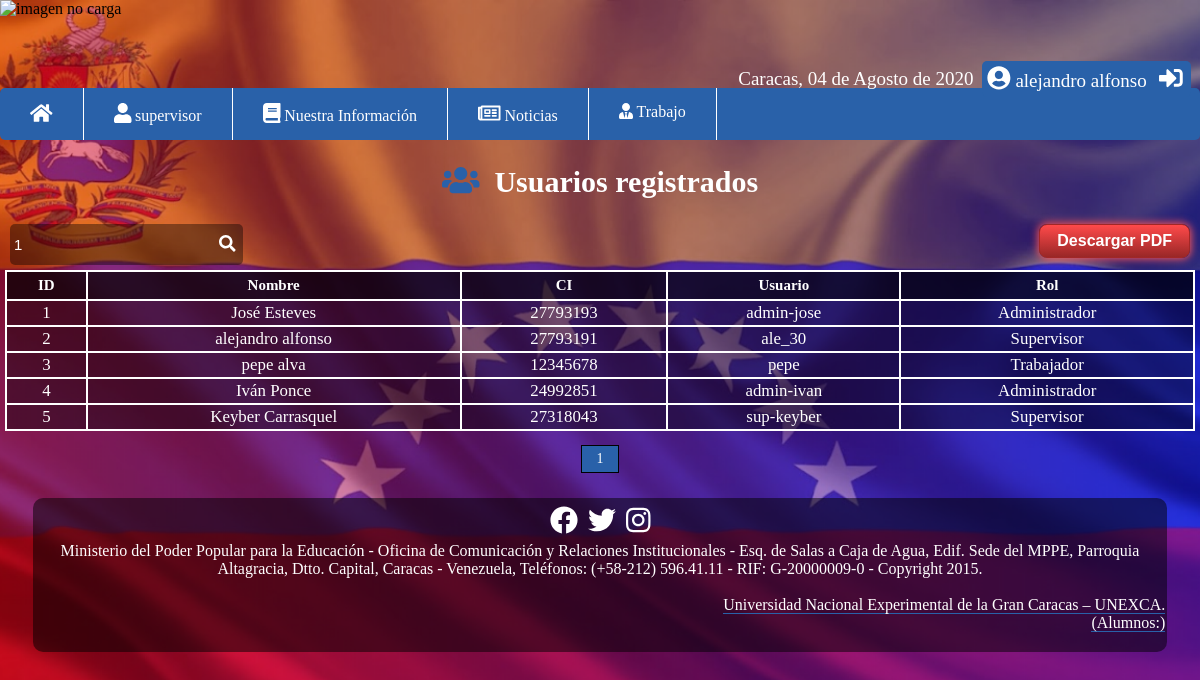
Page /pagina-principal/buscar_supervisor.php?buscar=1 (signed in) on the committed database.
### tables this page shows
CREATE TABLE `iniciopn` (
  `id_user` int(11) NOT NULL,
  `nombre_user` varchar(100) NOT NULL,
  `CI` int(9) NOT NULL,
  `nombre` varchar(30) NOT NULL,
  `clave` varchar(30) NOT NULL,
  `rol_id` int(2) NOT NULL
);

CREATE TABLE `rol` (
  `id` int(11) NOT NULL,
  `rol` varchar(50) NOT NULL
);

### pagina-principal/buscar_supervisor.php (the view, shortened to what this page needs)
<?php
include "../php/conexion-mysql/conexion.php";
?>
<!DOCTYPE html>
<html lang="es-ES">
<head>
    <?php include "../funciones/enlases.php";?>
</head>
<body>
<img class="logo" src="../imagenes/logo.png" alt="imagen no carga" height="60px">
    <?php
    $buscar= strtolower($_REQUEST['buscar']);
    ?>
    <?php include "../funciones/barra_seccion.php";?>
    <?php include "../funciones/barra.php";?>
    <div class="con_edi_eli">
        <div class="titulo_cee">
            <h1><i class="fas fa-users colorp1 fa-1x"></i>&nbsp; Usuarios registrados</h1><br>
        </div>
        <form method="get" action="" class="for_busqueda borderPres">
            <fieldset>
                <input type="text" name="buscar" id="buscar" placeholder="Buscar..." value="<?php echo "$buscar"; ?>">
                <button type="submit" class="bot_buscar borderPres"><i class="fas fa-search tamaño_icon"></i></button>
            </fieldset>
        </form>
            <div class="conter_PDF">
        <a href="../pagina-principal/PDF.php" class="PDF borderPres">Descargar PDF</a>
        </div>
        <table>
            <tr>
                <th>ID</th>
                <th>Nombre</th>
                <th>CI</th>
                <th>Usuario</th>
                <th>Rol</th>
            </tr>
            <?php
            $rol = '';
            $query_conteo = mysqli_query($conection,"SELECT COUNT(*) as conteo FROM iniciopn WHERE (id_user LIKE '%$buscar%' OR nombre_user LIKE '%$buscar%' OR CI LIKE '%$buscar%' OR nombre LIKE '%$buscar%' $rol)");
            $resultado_conteo=mysqli_fetch_array($query_conteo);
            $conteo = $resultado_conteo['conteo'];
            $por_pagina =10;
            $enlace = 3;
            if(empty($_GET['pagina'])){
                $pagina = 1;
            }
            else {
                $pagina=$_GET['pagina'];
            }
            $desde = ($pagina - 1) * $por_pagina;
            $total_de_pagina = ceil($conteo / $por_pagina);
            $pmin = ($pagina>$enlace) ? ($pagina-$enlace) : 1;
            $pmax = ($pagina<($total_de_pagina - $enlace)) ? ($pagina+$enlace) : $total_de_pagina;
            $query= mysqli_query($conection, "SELECT n.id_user, n.nombre_user, n.CI, n.nombre, r.rol FROM iniciopn n INNER JOIN rol r ON n.rol_id = r.id WHERE (n.id_user LIKE '%$buscar%' OR n.nombre_user LIKE '%$buscar%' OR n.CI LIKE '%$buscar%' OR n.nombre LIKE '%$buscar%' OR r.rol LIKE '%$buscar%') LIMIT $desde,$por_pagina");
            $resultado = mysqli_num_rows($query);
            if($resultado>0){
                while($data=mysqli_fetch_array($query)){
                    ?>
                    <tr>
                        <td><?php echo $data['id_user']; ?></td>
                        <td><?php echo $data['nombre_user']; ?></td>
                        <td><?php echo $data['CI']; ?></td>
                        <td><?php echo $data['nombre']; ?></td>
                        <td><?php echo $data['rol']; ?></td>
                    </tr>
                    <?php
                }
            }
            ?>
        </table>
        <?php if($conteo !=0){ ?>
            <div class="pginador" id="pginador">
                <ul>
                    <?php for($i=$pmin; $i<=$pmax; $i++){
                        if($i == $pagina){
                            echo'<li class="pagsele">'.$i.'</li>';
                        }else{
                            echo '<li><a href="?pagina='.$i.'&buscar='.$buscar.'">'.$i.'</a></li>';
                        }
                    }
                    ?>
                </ul>
            </div>
        <?php } ?>
    </body>
    <?php
    include "../funciones/footer.php";
    ?>
    </html>

### css/estilo.css (style rules this page uses)
:root { --color: #2961a9; --color_barra_sombreado: rgba(000, 000, 000, 0.4); --color_slider_caption: rgba(000, 000, 000, 0.7); --color_blanco: #fff; --color_negro: #000; }
body { margin: 0; min-height: 100vh; background-image: url(../imagenes/fondo.png); background-repeat: no-repeat; background-size: cover; background-position: center; box-sizing: border-box; font-size: 16px; }
.logo { width: 100%; margin: auto; margin-bottom: 0.938em; display: block; }
.con_edi_eli { margin-top: 0.3125em; margin: auto; padding: 0.3125em; color: var(--color_blanco); }
.con_edi_eli h1 { font-size: 1.875em; color: var(--color_blanco); }
.titulo_cee { display: -webkit-box; display: -ms-flexbox; display: flex; -webkit-box-pack: center; -ms-flex-pack: center; justify-content: center; -webkit-box-align: center; -ms-flex-align: center; align-items: center; text-align: center; margin: auto; }
.con_edi_eli table { border-collapse: collapse; font-size: 0.9375em; width: 100%; }
.con_edi_eli table th { text-align: center; padding: 0.3125rem; background: var(--color_slider_caption); border: 2px solid var(--color_blanco); color: var(--color_blanco); }
.con_edi_eli table td { padding: 0.125rem; border: 2px solid var(--color_blanco); border-top: 0; text-align: center; background: var(--color_barra_sombreado); font-size: 1.125em; }
.pginador ul { padding: 0.3125em; list-style: none; margin-top: 0.3125em; display: -webkit-box; display: -ms-flexbox; display: flex; background: none; -webkit-box-pack: center; -ms-flex-pack: center; justify-content: center; }
.pginador a, .pagsele { color: var(--color_blanco); border: 1px solid var(--color_negro); padding: 0.3125rem; display: inline-block; font-size: 0.875em; text-align: center; text-decoration: none; margin: 0.3125em 1px; width: 1.875em; background: var(--color_barra_sombreado); }
.pagsele { width: 1.875em; text-align: center; color: var(--color_blanco); background: var(--color); border: 1px solid var(--color_negro); }
.for_busqueda { padding: none; display: inline-block; }
.for_busqueda input { color: var(--color_blanco); width: 14.0625rem; height: 2.1875em; font-size: 0.9375em; padding: 0.25rem; border: 0; border-radius: 5px; display: inline-block; -webkit-box-pack: center; -ms-flex-pack: center; justify-content: center; -webkit-box-align: center; -ms-flex-align: center; align-items: center; background: var(--color_barra_sombreado); }
.for_busqueda button { display: inline-block; -webkit-box-pack: center; -ms-flex-pack: center; justify-content: center; -webkit-box-align: center; -ms-flex-align: center; align-items: center; color: var(--color_blanco); height: 2.375rem; width: 2.5rem; border: 0; margin-left: -2.5rem; cursor: pointer; background: rgba(000, 000, 000, 0); }
.for_busqueda fieldset { border: 0; padding: 0; margin: 0.3125rem; }
.conter_PDF { float: right; display: inline-block; }
.PDF { margin: 0.3125rem; display: inline-block; text-align: center; vertical-align: middle; padding: 0.4375rem 1.0625rem; border: 1px solid #a12727; border-radius: 8px; background: #ff4a4a; background: -webkit-gradient( linear, left top, left bottom, from(#ff4a4a), to(#992727) ); background: -o-linear-gradient(top, #ff4a4a, #992727); background: linear-gradient(to bottom, #ff4a4a, #992727); -webkit-box-shadow: #ff5959 0px 0px 9px 1px; box-shadow: #ff5959 0px 0px 9px 1px; font: normal normal bold 1em arial; color: var(--color_blanco); text-decoration: none; }
.tamaño_icon { font-size: 1.25em; }
.colorp1 { color: var(--color); }
::placeholder { color: var(--color_blanco); }
:placeholder { color: var(--color_blanco); }

### css/estilo-inisio.css (style rules this page uses)
body { margin: 0; min-height: 100vh; background-image: url(../imagenes/fondo.png); background-repeat: no-repeat; background-size: cover; background-position: center; }
.logo { width: 100%; margin: auto; margin-bottom: 10px; display: block; }

### rows in the picture
iniciopn: id_user "1", nombre_user "José Esteves", CI "27793193", nombre "admin-jose", rol.rol "Administrador"
iniciopn: id_user "2", nombre_user "alejandro alfonso", CI "27793191", nombre "ale_30", rol.rol "Supervisor"
iniciopn: id_user "3", nombre_user "pepe alva", CI "12345678", nombre "pepe", rol.rol "Trabajador"
iniciopn: id_user "4", nombre_user "Iván Ponce", CI "24992851", nombre "admin-ivan", rol.rol "Administrador"
iniciopn: id_user "5", nombre_user "Keyber Carrasquel", CI "27318043", nombre "sup-keyber", rol.rol "Supervisor"

### other values in the picture
fechaC() "04 de Agosto de 2020"
$_SESSION['nombre_user'] "alejandro alfonso"
